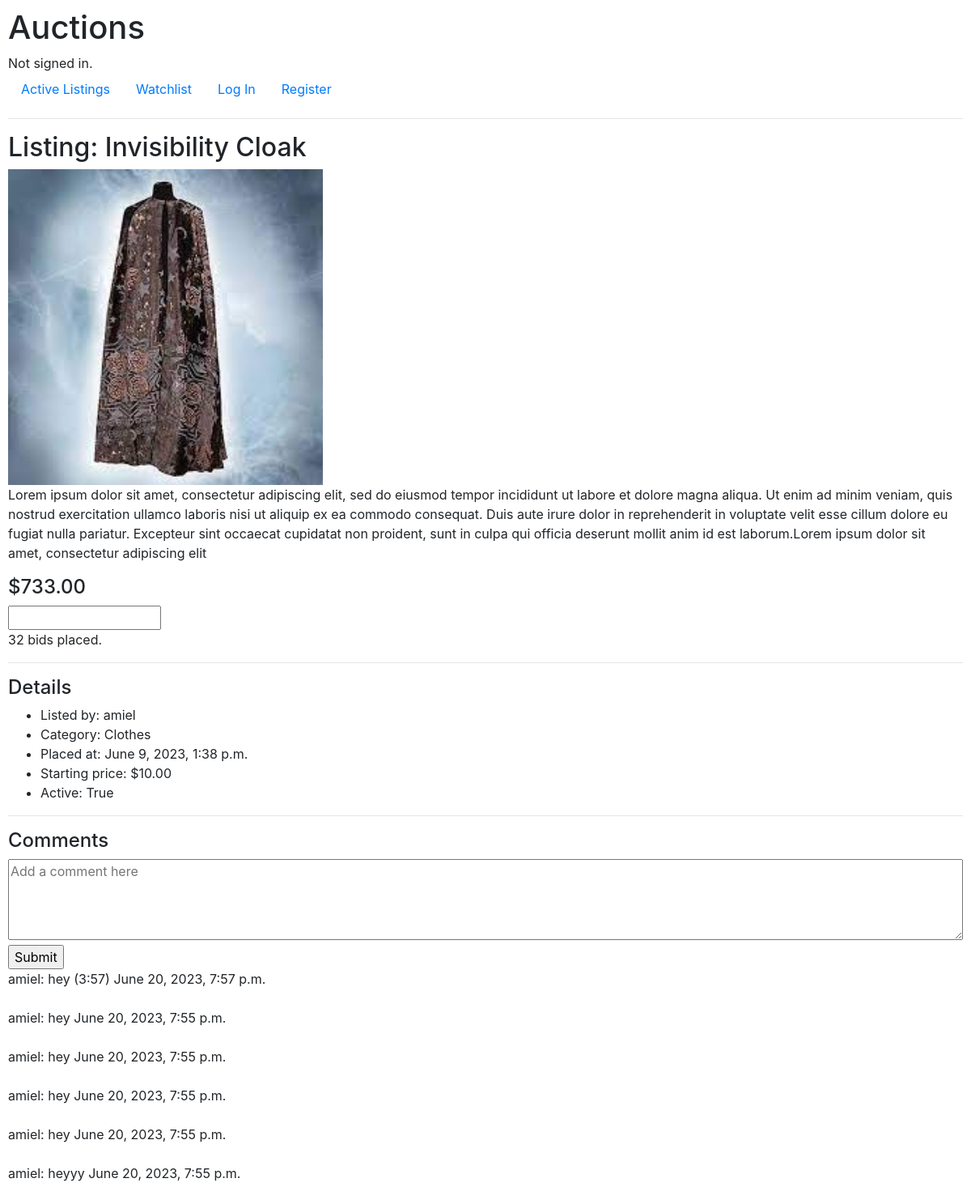
Page /listings/1 on the committed database.
### auctions/models.py (models this page shows, shortened)
class Listing(models.Model):
    name = models.CharField(max_length=64)
    category = models.ForeignKey(Category, on_delete=models.RESTRICT)
    image = models.ImageField(upload_to="auctions/static/auctions")
    lister = models.ForeignKey(User, on_delete=models.CASCADE, related_name="listings")
    description = models.TextField(null=True, blank=True, max_length=500)
    time = models.DateTimeField(auto_now_add=True)
    start_price = models.DecimalField(decimal_places=2, max_digits=10)
    is_active = models.BooleanField()
    def image_name(self):
        dir = self.image.name.split("/")
        return dir[-1]
    def highest_bid(self):
        highest_bid_instance = self.bids.order_by('-bid').first()
        if highest_bid_instance:
            return highest_bid_instance.bid
        return self.start_price
    def highest_bidder(self):
        highest_bid_instance = self.bids.order_by('-bid').first()
        if highest_bid_instance:
            return highest_bid_instance.bidder
        return "0"

class Bid(models.Model):
    bidder = models.ForeignKey(User, on_delete=models.CASCADE)
    bid = models.DecimalField(decimal_places=2, max_digits=10)
    listing = models.ForeignKey(Listing, on_delete=models.CASCADE, related_name="bids")

class User(AbstractUser):
    watchlist = models.ManyToManyField('Listing', related_name="watchlist")

class Category(models.Model):
    category = models.CharField(max_length=64)
    def __str__(self):
        return f"{self.category}"

class Comment(models.Model):
    comment = models.CharField(max_length=1000000000)
    commenter = models.ForeignKey(User, on_delete=models.CASCADE)
    listing = models.ForeignKey(Listing, on_delete=models.CASCADE, related_name="comments")
    time = models.DateTimeField(auto_now_add=True)

### auctions/views.py (the view, shortened to what this page needs)
# urls.py: path("listings/<int:listing_id>", views.listing, name="listing")
def listing(request, listing_id):
    listing = Listing.objects.get(pk=listing_id)
    comments = listing.comments.all().order_by("-time")
    bids = listing.bids.all()
    bid_amount = len(bids)
    minimum_bid = listing.start_price
    if listing.start_price < listing.highest_bid():
        minimum_bid = float(listing.highest_bid())+0.01
    return render(request, "auctions/listing.html", {
        "bid_form": PlaceBidForm(min_value = minimum_bid),
        "comment_form": CommentForm(),
        "listing_id": listing_id,
        "listing": listing,
        "bids": bids,
        "comments": comments,
        "bid_amount": bid_amount
    })

### auctions/views.py
class PlaceBidForm(forms.Form):
    bid_amount = forms.DecimalField(label="", max_digits=9, decimal_places=2, max_value=999999999.99)
    def __init__(self, *args, **kwargs):
        min_value = kwargs.pop('min_value', None)
        super().__init__(*args, **kwargs)
        if min_value is not None:
            self.fields['bid_amount'].widget.attrs['min'] = min_value

class CommentForm(forms.Form):
    comment = forms.CharField(label = "", widget=forms.Textarea(attrs={"placeholder": "Add a comment here"}))

### auctions/templates/auctions/listing.html (shortened to what this page needs)
{% extends "auctions/layout.html" %}
{% block body %}
    <h2>Listing: {{ listing.name }}</h2>
    <img src="/static/auctions/{{ listing.image_name }}" alt="Image of {{ listing.name }}">
    <p>{{ listing.description }}</p>
    <h4>${{ listing.highest_bid }}</h4>
    <form method="POST" action="{% url 'listing' listing_id=listing_id %}">
        {{ bid_form }}
    </form>
    {% if listing.highest_bidder == "0" %}
        <p>No bids yet.</p>
    {% else %}
        <p>
            {{ bid_amount }}
            {% if bid_amount == 1 %}
                bid
            {% else %}
                bids
            {% endif %}
            placed.
        </p>
    {% endif %}
    <hr>
    <h4>Details</h4>
    <ul>
        <li>Listed by: {{ listing.lister }}</li>
        <li>Category: {{ listing.category }}</li>
        <li>Placed at: {{ listing.time }}</li>
        <li>Starting price: ${{ listing.start_price }}</li>
        <li>Active: {{ listing.is_active }}</li>
    </ul>
    <hr>
    <h4>Comments</h4>
    <form method="POST" action="{% url 'listing' listing_id=listing_id %}">
        {{ comment_form }}
        <br>
        <input type="submit">
    </form>
    {% for comment in comments %}
        <div>
            {{ comment.commenter }}:
            {{ comment.comment }}
            {{ comment.time }}
        </div>
        <br>
    {% endfor %}
{% endblock %}

### auctions/static/auctions/styles.css (style rules this page uses)
body { padding: 10px; }
img { width: 33%; height: 100%; align-self: center; object-fit: contain; }
textarea { width: 100%; height: 100px; }

### rows in the picture
Listing: name "Invisibility Cloak", image_name (picture), description "Lorem ipsum dolor sit amet, consectetur adipiscing elit, sed do eiusmod tempor incididunt ut labore et dolore magna aliqua. Ut enim ad minim veniam, quis nostrud exercitation ullamco laboris nisi ut aliquip ex ea commodo consequat. Duis aute irure dolor in reprehenderit in voluptate velit esse cillum dolore eu fugiat nulla pariatur. Excepteur sint occaecat cupidatat non proident, sunt in culpa qui officia deserunt mollit anim id est laborum.Lorem ipsum dolor sit amet, consectetur adipiscing elit", highest_bid "733.00", lister "amiel", category "Clothes", time "June 9, 2023, 1:38 p.m.", start_price "10.00", is_active "True"
Comment: commenter "amiel", comment "hey (3:57)", time "June 20, 2023, 7:57 p.m."
Comment: commenter "amiel", comment "hey", time "June 20, 2023, 7:55 p.m."
Comment: commenter "amiel", comment "hey", time "June 20, 2023, 7:55 p.m."
Comment: commenter "amiel", comment "hey", time "June 20, 2023, 7:55 p.m."
Comment: commenter "amiel", comment "hey", time "June 20, 2023, 7:55 p.m."
Comment: commenter "amiel", comment "heyyy", time "June 20, 2023, 7:55 p.m."

### other values in the picture
{{ bid_amount }} "32"
